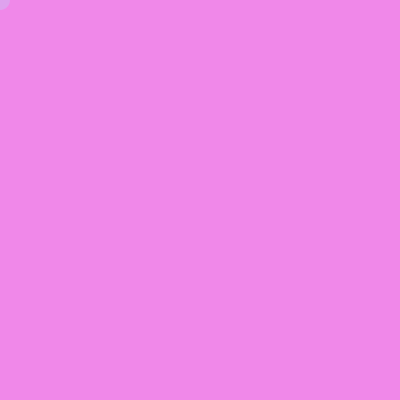
Frame 1 (no input)
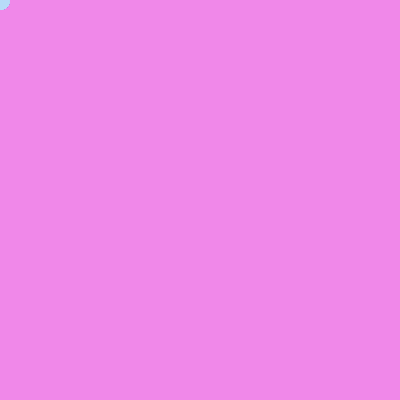
Frame 60 (the mouse pressed at the canvas centre just before this capture)
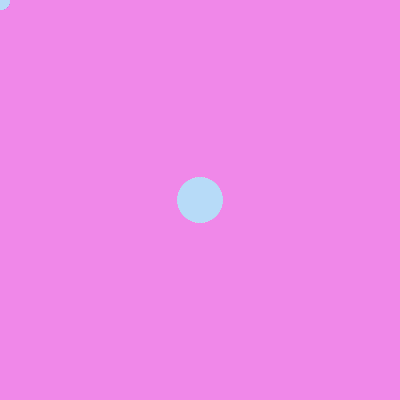
Frame 120 (the mouse held since frame 60 and released just before this capture)

The Processing sketch that drew these frames (run headless with seeded random() and noise(); from frame 60 on, the mouse is pressed at the canvas centre):

// Processing sketch: ex_9_draw_mouse_pressed
// ── ex_9_draw_mouse_pressed.pde
color backgroundColor = color(240, 136, 233);

void setup() {
  size(400, 400);
  background(backgroundColor);
  noStroke();
  fill(182, 220, 250, 80);
}

void draw() {
  if (mousePressed) {
    /* when the mouse is pressed draw a bigger circle */
    ellipse(mouseX, mouseY, 45, 45);
  } else {
    ellipse(mouseX, mouseY, 20, 20);
  }
}
